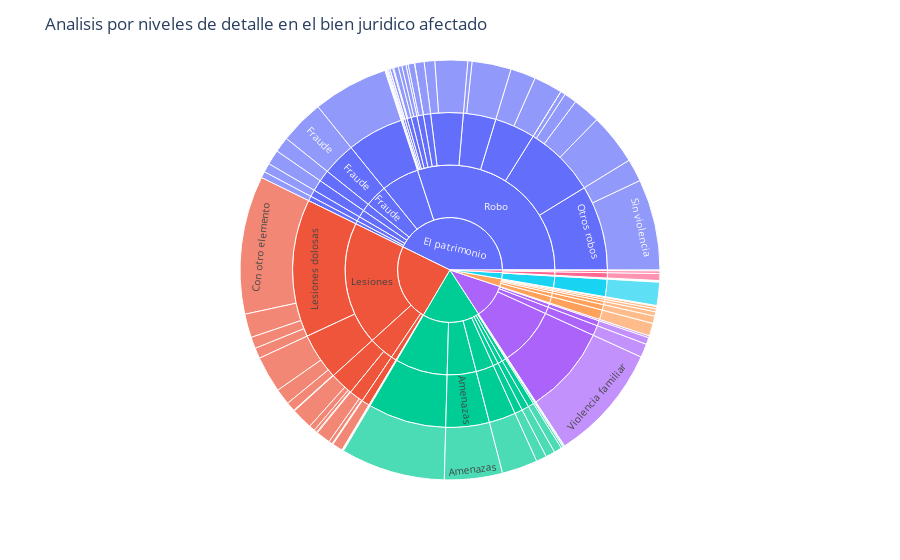

Notebook cell for this chart:
### Markdown cell above
#### Avance hasta aquí.
Pendientes:
* Agregar lat y log, usar pyplot geomap.
* Ver la forma de asignar a cada municipio y estado las lat y log. Usar la base de datos del INEGI.
* Hacer analisis con unicamente la base de datos de fuero común.

### Code cell
#Desgloce Sunburst

fig2 = px.sunburst(appended_df, path=['Bien jurídico afectado', 'Tipo de delito', 'Subtipo de delito','Modalidad'], values='Recuento') #,color="Recuento")
#fig.update_layout(margin = dict(t = 10, l = 10, r = 10, b = 10))#, textinfo='percent+label') #PARA HACERLO MÁS GRANDE
fig2.update_layout(title_text='Analisis por niveles de detalle en el bien juridico afectado')
fig2.update_layout(uniformtext=dict(minsize=10, mode='hide')) #PARA AJUSTAR AL TEXTO
# fig.update_layout(title_text='Bien Jurídico Afectado', yaxis_title='',
#                    xaxis_title='', height=500, xaxis={'categoryorder':'total descending'})
#fig.update_traces(textposition='outside', textinfo='percent+label')
fig2.show()

### Figure 1 — Plotly figure (JSON) as saved in the notebook; plotly's stock layout.template omitted (floating-point values rounded to 4 significant figures; data arrays with more than 128 entries replaced by an {"elided": "..."} marker saying what was removed)
{"data": [{"branchvalues": "total", "domain": {"x": [0, 1], "y": [0, 1]}, "hovertemplate": "labels=%{label}<br>Recuento=%{value}<br>parent=%{parent}<br>id=%{id}<extra></extra>", "ids": {"elided": "200 str values"}, "labels": {"elided": "200 str values"}, "name": "", "parents": {"elided": "200 str values"}, "type": "sunburst", "values": {"elided": "200 int values"}}], "layout": {"legend": {"tracegroupgap": 0}, "margin": {"t": 60}, "title": {"text": "Analisis por niveles de detalle en el bien juridico afectado"}, "uniformtext": {"minsize": 10, "mode": "hide"}}}
